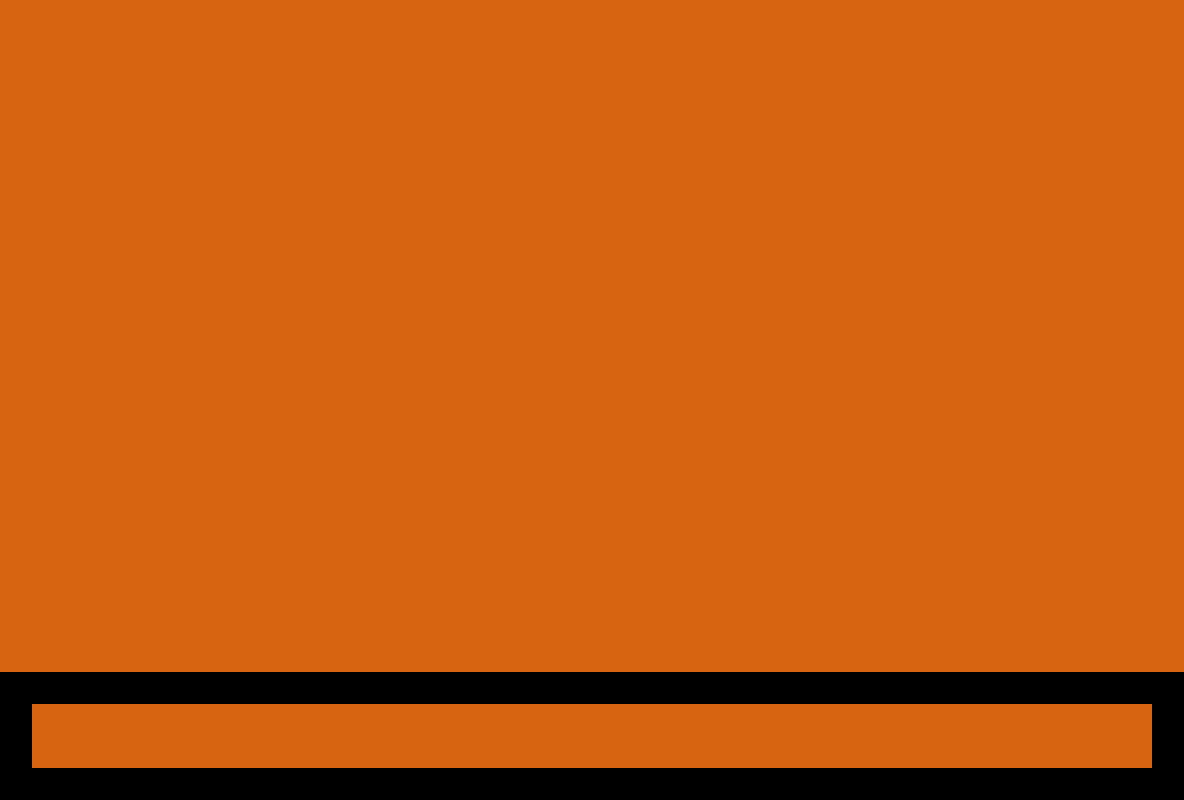

Below is a game level as drawn by its tile map, then a one-line description and the .tmx that defines it (tile-layer data replaced by summaries):
An orthogonal 37x25 tile map with 32x32 px tiles, 2 tile layers (Nivel, Muros Invisibles), 2 tilesets.

<map version="1.2" tiledversion="1.3.4" orientation="orthogonal" renderorder="right-down" width="37" height="25" tilewidth="32" tileheight="32" infinite="0" nextlayerid="3" nextobjectid="1">
 <tileset firstgid="1" source="naranja.tsx" />
 <tileset firstgid="2" source="naranja.M.tsx" />
 <layer id="1" name="Nivel" width="37" height="25">
  <data>[925 cells, 3 non-empty, 1 distinct tile ids]</data>
 </layer>
 <layer id="2" name="Muros Invisibles" width="37" height="25">
  <data>[925 cells, 78 non-empty, 1 distinct tile ids]</data>
 </layer>
</map>
